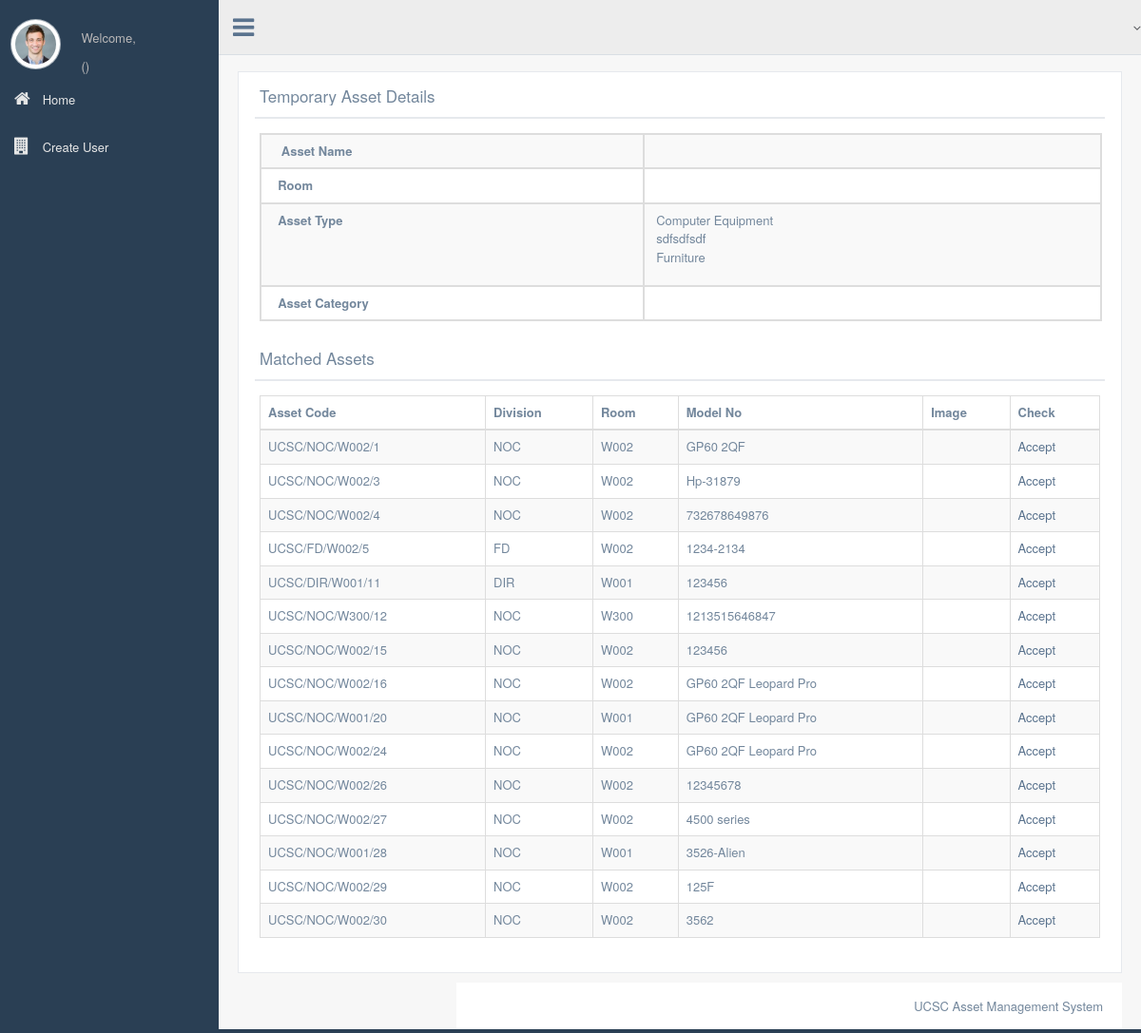
The page /temp_details.php on the database its author committed.
### tables this page shows
CREATE TABLE IF NOT EXISTS `asset` (
  `Asset_ID` int(11) NOT NULL,
  `Barcode_No` int(11) DEFAULT NULL,
  `Asset_Name` varchar(60) NOT NULL,
  `Asset_type` varchar(60) NOT NULL,
  `Asset_Category` varchar(60) NOT NULL,
  `Model_No` varchar(60) NOT NULL,
  `Brand` varchar(60) NOT NULL,
  `Serial_No` varchar(60) NOT NULL,
  `Purchase_Date` date NOT NULL,
  `Warranty_End` date NOT NULL,
  `Price` float NOT NULL,
  `Depreciation` float DEFAULT NULL,
  `Last_Value_date` datetime NOT NULL DEFAULT CURRENT_TIMESTAMP,
  `Original_Value` float NOT NULL,
  `Current_Value` float DEFAULT NULL,
  `Vendor` varchar(60) NOT NULL,
  `Vendor_Address` text NOT NULL,
  `Current_Division` varchar(60) DEFAULT NULL,
  `Current_Room` varchar(60) DEFAULT NULL,
  `Asset_Code` varchar(60) DEFAULT NULL,
  `Asset_available` tinyint(11) NOT NULL DEFAULT '1',
  `Asset_approved` tinyint(4) NOT NULL DEFAULT '0',
  `Description` text,
  `Entry_date` datetime NOT NULL DEFAULT CURRENT_TIMESTAMP
);

### server_access.php (called while the page is built, shortened)
<?php
class dbConnect
{
    private static $instance = NULL;
    private function __construct(){
        $this->dbh=new mysqli(DB_HOST, DB_USER, DB_PASSWORD, DB_DATABASE);
        return $this->dbh;
    }
    public static function connect(){
        if (self::$instance == NULL){
            self::$instance = new dbConnect();
        }
        return self::$instance;
    }
}

### function.php (called while the page is built, shortened)
<?php
include "server_access.php";
class FAssetClerk{
    private $db = NULL;
    function __construct(){
        $this->db = dbConnect::connect();
    }
    function retrieve_assettypes(){
        $que= "SELECT * FROM asset_type";
        $res = $this->db->dbh->query($que);
        return $res;
    }
   function search_asset_temp($name, $type, $cat){
       $query = "SELECT * FROM asset WHERE asset_name LIKE '$name' OR asset_name LIKE '%$name' OR asset_name LIKE '$name%' OR asset_name LIKE '%$name%' OR asset_type='$type' OR asset_category='$cat'";
       $res = $this->db->dbh->query($query);
       return $res;
   }
   function retrieve_temp_asset($id){
       $query = "SELECT * FROM temp_asset WHERE Temp_asset_id='$id'";
       $res = $this->db->dbh->query($query);
       return $res;
   }
}

### temp_details.php (the view, shortened to what this page needs)
<?php
require_once("function.php");
$log = new FAssetClerk();
$user_details = $_SESSION['user_details']; $level = $log->retrieve_user_level_name($user_details['user_level']);
$first_name = $user_details['first_name'];
$temp_id = $_GET['id'];
$temp_res= $log->retrieve_temp_asset($temp_id);
$temp_details= $temp_res->fetch_assoc();
$temp_name=$temp_details['Asset_Name'];
$Asset_type = $temp_details['Asset_type'];
$Asset_Cat = $temp_details['Asset_Category'];
$room = $temp_details['Room'];
$temp_search= $log->search_asset_temp($temp_name, $Asset_type, $Asset_Cat);
$types = $log->retrieve_assettypes();
$cats = $log->retrieve_assetcats();
$resolved = $temp_details['Asset_Resolved'];
?>
<!DOCTYPE html>
<html lang="en">
<head>
    <link href="css/bootstrap.min.css" rel="stylesheet">
    <link href="fonts/css/font-awesome.min.css" rel="stylesheet">
    <link href="css/animate.min.css" rel="stylesheet">
    <link href="css/custom.css" rel="stylesheet">
    <link href="css/icheck/flat/green.css" rel="stylesheet">
    <link href="css/datatables/jquery.dataTables.min.css" rel="stylesheet" type="text/css" />
  <link href="css/datatables/buttons.bootstrap.min.css" rel="stylesheet" type="text/css" />
  <link href="css/datatables/fixedHeader.bootstrap.min.css" rel="stylesheet" type="text/css" />
  <link href="css/datatables/responsive.bootstrap.min.css" rel="stylesheet" type="text/css" />
  <link href="css/datatables/scroller.bootstrap.min.css" rel="stylesheet" type="text/css" />
</head>
<body class="nav-md">
<div class="container body">
<div class="main_container">
<div class="col-md-3 left_col">
    <div class="left_col scroll-view">
        <div class="profile">
            <div class="profile_pic">
                <img src="images/img.jpg" alt="..." class="img-circle profile_img">
            </div>
            <div class="profile_info">
                <span>Welcome,</span>
                <h2><?php echo $first_name;?></h2>               <span>(<?php echo $level;?>)</span>
            </div>
        </div>
        <br />
        <div id="sidebar-menu" class="main_menu_side hidden-print main_menu">
            <div class="menu_section">
                <ul class="nav side-menu">
                    <li><a href="diviassetclerck.php"><i class="fa fa-home"></i> Home </span></a></li>
                    <li><a href="createuser.php"><i class="fa fa-building"></i> Create User</span></a></li>
                </ul>
            </div>
        </div>
    </div>
</div>
<div class="top_nav">
    <div class="nav_menu">
        <nav class="" role="navigation">
            <div class="nav toggle">
                <a id="menu_toggle"><i class="fa fa-bars"></i></a>
            </div>
            <ul class="nav navbar-nav navbar-right">
                <li class="">
                    <a href="javascript:;" class="user-profile dropdown-toggle" data-toggle="dropdown" aria-expanded="false">
                        <span class=" fa fa-angle-down"></span>
                    </a>
                </li>
            </ul>
        </nav>
    </div>
</div>
<div class="right_col" role="main">
    <div class="">
        <div class="page-title">
        </div>
        <div class="row">
            <div class="col-md-12 col-sm-12 col-xs-12">
                <div class="x_panel">
                    <div class="x_title">
                        <h2>Temporary Asset Details</h2>
                        <div class="clearfix"></div>
                    </div>
                    <div class="x_content">
                        <table id="datatable" class="table table-striped table-bordered">
                    <tbody>
                        <tr id="singleView">
                            <td align="style="justify><strong>&nbsp;&nbsp; Asset Name </strong></td>
                            <td><p><?php echo $temp_name;?></p></td>
                        </tr>
                        <tr>
                            <td align="style="justify><strong >&nbsp;&nbsp;Room  </strong></td>
                            <td><p><?php echo $room;?></p></td>
                        </tr>
                        <tr>
                            <td align="style="justify><strong >&nbsp;&nbsp;Asset Type</strong></td>
                            <td><p><?php while($typ = $types->fetch_assoc()){
                                    if ($Asset_type == $typ['asset_type_id']){
                                        echo $typ['asset_type'];
                                    }
                                    else{
                                         echo "<option value='".$typ['asset_type_id']."'>".$typ['asset_type']."</option>";
                                    }
                                }?></p></td>
                        </tr>
                        <tr>
                            <td align="style="justify><strong >&nbsp;&nbsp;Asset Category </strong></td>
                            <td><p><?php
                                while($cate = $cats->fetch_assoc()){
                                    if ($Asset_Cat== $cate['asset_category_id']){
                                        echo $cate['asset_category'];
                                    }
                                    else{
                                    }
                                }?></p></td>
                        </tr>
                    </tbody>
                  </table>
                        <br>
                    </div>
                    <div class="x_title" <?php if($resolved == 1){ echo "style='display: none'"; }?>>
                        <h2>Matched Assets</h2>
                    </div>
                    <div  class="x_content" <?php if($resolved == 1){ echo "style='display: none'"; }?>>
                        <table id="datatable2" class="table table-striped table-bordered" >
                            <thead>
                            <th>Asset Code</th>
                            <th>Division</th>
                            <th>Room</th>
                            <th>Model No</th>
                            <th>Image</th>
                            <th>Check</th>
                            </thead>
                            <tbody>
                                <?php
                                while ($row = $temp_search->fetch_assoc()){
                                    $str = "";
                                    echo "<tr>
                                    <td>".$row['Asset_Code']."</td>
                                    <td>".$row['Current_Division']."</td>
                                    <td>".$row['Current_Room']."</td>
                                    <td>".$row['Model_No']."</td>
                                    <td>$str</td>
                                    <td><a href='temp_resolve.php?temp=$temp_id&real=".$row['Asset_ID']."'>Accept</button></td>
                                </tr>";
                                }
                                ?>
                            </tbody>
                        </table>
                    </div>
                </div>
            </div>
        </div>
        <div id="custom_notifications" class="custom-notifications dsp_none">
            <div class="clearfix"></div>
        </div>
        <footer>
            <div class="pull-right">
                UCSC Asset Management System
            </div>
            <div class="clearfix"></div>
        </footer>
</body>
</html>

### rows shown on the page
asset: Asset_Code "UCSC/NOC/W002/1", Current_Division "NOC", Current_Room "W002", Model_No "GP60 2QF"
asset: Asset_Code "UCSC/NOC/W002/3", Current_Division "NOC", Current_Room "W002", Model_No "Hp-31879"
asset: Asset_Code "UCSC/NOC/W002/4", Current_Division "NOC", Current_Room "W002", Model_No "732678649876"
asset: Asset_Code "UCSC/FD/W002/5", Current_Division "FD", Current_Room "W002", Model_No "1234-2134"
asset: Asset_Code "UCSC/DIR/W001/11", Current_Division "DIR", Current_Room "W001", Model_No "123456"
asset: Asset_Code "UCSC/NOC/W300/12", Current_Division "NOC", Current_Room "W300", Model_No "1213515646847"
asset: Asset_Code "UCSC/NOC/W002/15", Current_Division "NOC", Current_Room "W002", Model_No "123456"
asset: Asset_Code "UCSC/NOC/W002/16", Current_Division "NOC", Current_Room "W002", Model_No "GP60 2QF Leopard Pro"
asset: Asset_Code "UCSC/NOC/W001/20", Current_Division "NOC", Current_Room "W001", Model_No "GP60 2QF Leopard Pro"
asset: Asset_Code "UCSC/NOC/W002/24", Current_Division "NOC", Current_Room "W002", Model_No "GP60 2QF Leopard Pro"
asset: Asset_Code "UCSC/NOC/W002/26", Current_Division "NOC", Current_Room "W002", Model_No "12345678"
asset: Asset_Code "UCSC/NOC/W002/27", Current_Division "NOC", Current_Room "W002", Model_No "4500 series"
asset: Asset_Code "UCSC/NOC/W001/28", Current_Division "NOC", Current_Room "W001", Model_No "3526-Alien"
asset: Asset_Code "UCSC/NOC/W002/29", Current_Division "NOC", Current_Room "W002", Model_No "125F"
asset: Asset_Code "UCSC/NOC/W002/30", Current_Division "NOC", Current_Room "W002", Model_No "3562"
